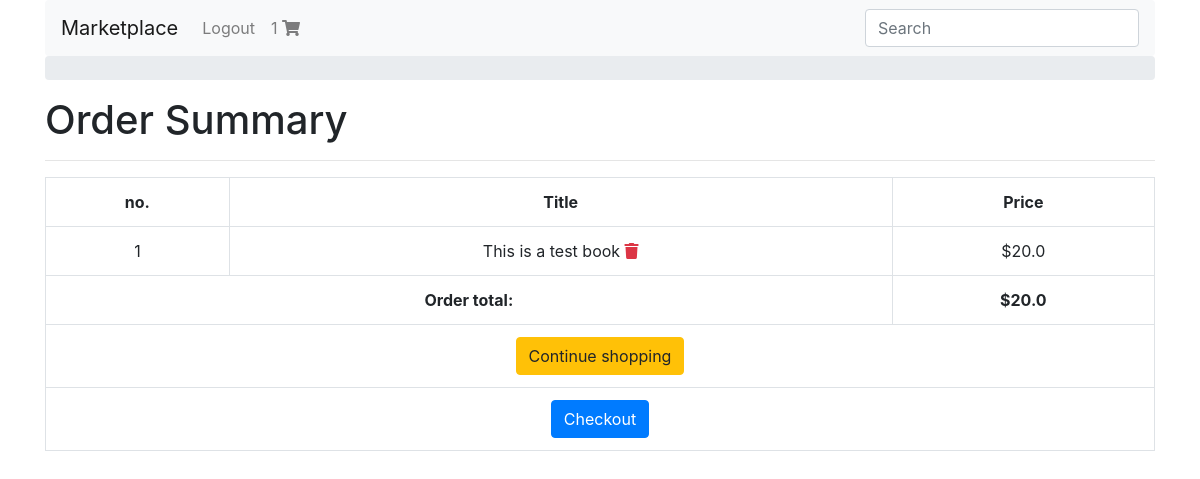
Page /cart/order-summary/ (signed in) on the earlier database version.
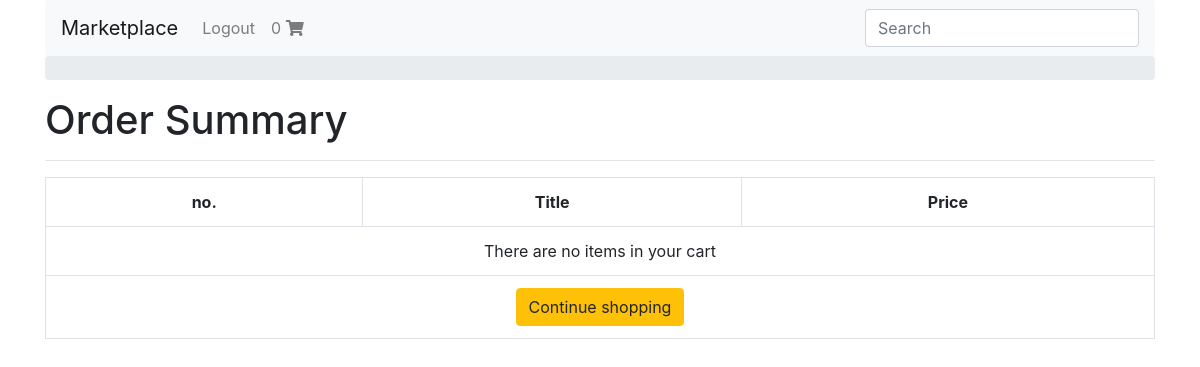
Same page on the later database version.
### shopping_cart/models.py (models this page shows, shortened)
class Order(models.Model):
    user = models.ForeignKey(settings.AUTH_USER_MODEL,
                             on_delete=models.CASCADE)
    is_ordered = models.BooleanField(default=False)
    items = models.ManyToManyField(OrderItem)
    ref_code = models.CharField(max_length=50)
    def get_total(self):
        return self.items.all().aggregate(order_total=Sum('book__price'))['order_total']

class OrderItem(models.Model):
    book = models.ForeignKey(Book, on_delete=models.CASCADE)

### books/models.py (models this page shows, shortened)
class Book(models.Model):
    authors = models.ManyToManyField(Author)
    title = models.CharField(max_length=100)
    publication_date = models.DateTimeField()
    isbn = models.CharField(max_length=16)
    slug = models.SlugField()
    cover = models.ImageField()
    price = models.FloatField()

### shopping_cart/views.py (the view)
# urls.py: path('order-summary/', order_view, name='order-summary')
def order_view(request):
    order = get_object_or_404(Order, user=request.user)
    context = {
        'order': order
    }
    return render(request, "order_summary.html", context)

### shopping_cart/templatetags/cart_template_tags.py (called while the page is built)
@register.filter
def cart_item_count(user):
    if user.is_authenticated:
        qs = Order.objects.filter(user=user, is_ordered=False)
        if qs.exists():
            return qs[0].items.count()
    return 0

### templates/order_summary.html
{% extends "base.html" %}
{% block content %}
<h1>Order Summary</h1>
<hr />
<table class="table table-hover table-bordered text-center">
    <tr class="text-center">
        <th>no.</th>
        <th>Title</th>
        <th>Price</th>
    </tr>
    {% for item in order.items.all %}
    <tr>
        <td>{{ forloop.counter }}</td>
        <td>{{ item.book.title }}
        <span>
        <a href="{% url 'cart:remove-from-cart' item.book.slug %}" class="text-danger">
            <i class="fas fa-trash"></i>
        </a>
        </span>
        </td>
        <td>${{ item.book.price }}</td>
    </tr>
    {% empty %}
    <tr>
    <td colspan="3">
        There are no items in your cart
    </td>
    </tr>
    {% endfor %}
    {% if order.get_total %}
    <tr>
    <td colspan="2">
        <strong class="pull-right">Order total: </strong>
    </td>
    <td colspan="1">
        <strong>${{ order.get_total }}</strong>
    </td>
    </tr>
    {% endif %}
    <tr>
        <td colspan="3">
            <a href="{% url 'books:book-list' %}" class="btn btn-warning pull-left">
            {% if order %}
                Continue shopping
            {% else %}
                Add items to your cart
            {% endif %}
            </a>
        </td>
    </tr>
    {% if order.get_total %}
    <tr>
        <td colspan="3">
            <a href="#" class="btn btn-primary pull-left">
                Checkout
            </a>
        </td>
    </tr>
    {% endif %}
</table>
{% endblock content %}

### templates/base.html (shortened to what this page needs)
<!DOCTYPE html>
<html lang="en">
<head>
    <link rel="stylesheet" href="https://stackpath.bootstrapcdn.com/bootstrap/4.3.1/css/bootstrap.min.css">
    <link rel="stylesheet" href="https://use.fontawesome.com/releases/v5.8.1/css/all.css">
</head>
<body>
    <div class="container">
    {% include "navbar.html" %}
    <nav aria-label="breadcrumb">
    <ol class="breadcrumb">
    </ol>
    </nav>
    {% block content %}
    {% endblock content %}
    </div>
</body>
</html>

### templates/navbar.html (shortened to what this page needs)
{% load cart_template_tags %}
<nav class="navbar navbar-expand-lg navbar-light bg-light rounded">
<a class="navbar-brand" href="{% url 'books:book-list' %}">Marketplace</a>
<div class="collapse navbar-collapse" id="navbarsExample09">
    <ul class="navbar-nav mr-auto">
    {% if request.user.is_authenticated %}
    <li class="nav-item">
        <a class="nav-link" href="{% url 'account_logout' %}">Logout</a>
    </li>
    <li class="nav-item">
        <a class="nav-link" href="{% url 'cart:order-summary' %}">
        {{ request.user|cart_item_count }}
        <i class="fas fa-shopping-cart"></i>
        </a>
    </li>
    {% endif %}
    </ul>
    <form class="form-inline my-2 my-md-0">
    <input class="form-control" type="text" placeholder="Search" aria-label="Search">
    </form>
</div>
</nav>

Differences in the rows shown:
removed OrderItem: book "This is a test book", book.price "20.0"
no longer on this page (row unchanged): Order: get_total "20.0"
Other differences:
{{ request.user|cart_item_count }}: "1" → "0"
text no longer shown: "Order total: $ Checkout"
text now shown: "There are no items in your cart"
